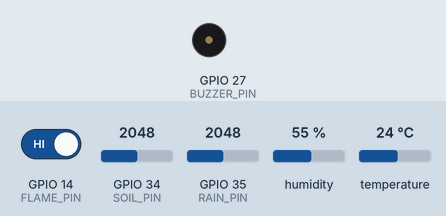
Simulated run of this sketch. Board: ESP32. Shown: buzzer (waves = sounding, pin HIGH). The inputs (shaded band) are chosen by the test bench; at power-on: GPIO 35 (RAIN_PIN) = 2048, GPIO 14 (FLAME_PIN) HIGH, GPIO 34 (SOIL_PIN) = 2048, humidity 55 %, temperature 24 °C. WiFi joins after 1.5 s; servers stay silent unless stated; uploads are accepted with an empty reply; what the sketch prints to the serial monitor is not drawn.

Above: at 3.7 s.
3.8 s: GPIO 35 (RAIN_PIN) set to 1533
7.2 s: GPIO 35 (RAIN_PIN) set to 1471
At 9.2 s:
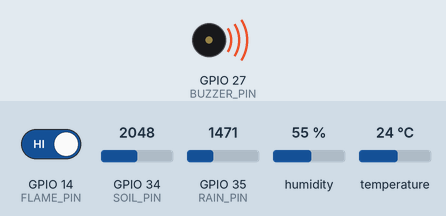
Timing chart, 0 to 10.7 s (numbered marks = the images above; inputs shaded):
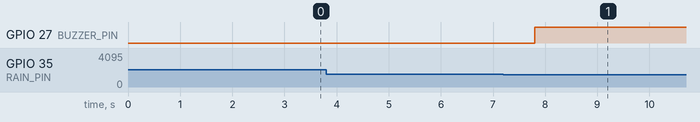

Measured:
- the behaviour switches between 1500 and 1499 on GPIO 35 (RAIN_PIN) (found by bisection; images 0 and 1)
- after the input at 3.8 s, every drawn part: stays the same
- after the input at 7.2 s, GPIO 27 (BUZZER_PIN): LOW → HIGH after 0.60 s

The sketch:

esp32_firmware.ino
```cpp
/*
  AI Environmental Monitoring Network (SIH26178) - ESP32 Firmware
  Connects physical sensors to the FastAPI Backend & React Dashboard.

  Sensors:
  - DHT11 (Temperature & Humidity) -> Pin 4
  - Soil Moisture Sensor -> Pin 34
  - Rain Sensor -> Pin 35
  - Flame Sensor -> Pin 14
  - Buzzer -> Pin 27
*/

#include <WiFi.h>
#include <HTTPClient.h>
#include <DHT.h>

// ================= USER CONFIGURATION =================
const char* WIFI_SSID     = "YOUR_WIFI_NAME";        // Replace with your Wi-Fi SSID
const char* WIFI_PASSWORD = "YOUR_WIFI_PASSWORD";    // Replace with your Wi-Fi Password

// Backend Server IP & Port (Use your computer's local IP on the same Wi-Fi, e.g. 192.168.1.5)
const char* BACKEND_URL   = "http://192.168.1.100:8000/api/sensor-data";

// Unique Node Identifier
const char* NODE_ID       = "ENV-001";

// Node GPS Base Coordinates (Stored per node)
const float NODE_LATITUDE  = 25.2138;
const float NODE_LONGITUDE = 75.8648;

// Telemetry interval (ms)
const unsigned long SEND_INTERVAL = 5000;
// =======================================================

// -------- PIN DEFINITIONS --------
#define DHT_PIN 4
#define DHT_TYPE DHT11

#define SOIL_PIN 34
#define RAIN_PIN 35
#define FLAME_PIN 14
#define BUZZER_PIN 27

DHT dht(DHT_PIN, DHT_TYPE);
unsigned long lastSendTime = 0;

void connectToWiFi() {
  Serial.println();
  Serial.print("Connecting to Wi-Fi: ");
  Serial.println(WIFI_SSID);

  WiFi.mode(WIFI_STA);
  WiFi.begin(WIFI_SSID, WIFI_PASSWORD);

  int attempts = 0;
  while (WiFi.status() != WL_CONNECTED && attempts < 30) {
    delay(500);
    Serial.print(".");
    attempts++;
  }

  if (WiFi.status() == WL_CONNECTED) {
    Serial.println("\n[Wi-Fi] Connected successfully!");
    Serial.print("[Wi-Fi] ESP32 IP Address: ");
    Serial.println(WiFi.localIP());
  } else {
    Serial.println("\n[Wi-Fi] Connection Failed! Will retry in background.");
  }
}

void setup() {
  Serial.begin(115200);
  delay(1000);

  Serial.println("\n================================================");
  Serial.println("  AI Environmental Monitoring Network (SIH26178)");
  Serial.println("  ESP32 Real-Time Sensor Node Firmware");
  Serial.println("================================================");

  dht.begin();

  pinMode(FLAME_PIN, INPUT);
  pinMode(BUZZER_PIN, OUTPUT);
  digitalWrite(BUZZER_PIN, LOW);

  connectToWiFi();
}

void sendTelemetryToBackend(float temp, float hum, int rain, int soil, int flame) {
  if (WiFi.status() != WL_CONNECTED) {
    Serial.println("[HTTP] Wi-Fi not connected. Attempting reconnect...");
    WiFi.reconnect();
    return;
  }

  HTTPClient http;
  http.begin(BACKEND_URL);
  http.addHeader("Content-Type", "application/json");

  // Invert/map rain: sensor usually gives 4095 (dry) to 0 (submerged in water)
  // We map analog 0-4095 to rain intensity value 0 - 1000
  float rainValueMapped = (float)map(constrain(4095 - rain, 0, 4095), 0, 4095, 0, 1000);

  // Derive an air quality / combustion smoke proxy from flame & soil metrics
  float aqiProxy = (flame == LOW) ? 420.0 : map(soil, 0, 4095, 50, 200);

  // Build the JSON payload matching the backend API contract
  String payload = "{";
  payload += "\"node_id\":\"" + String(NODE_ID) + "\",";
  payload += "\"temperature\":" + String(temp, 1) + ",";
  payload += "\"humidity\":" + String(hum, 1) + ",";
  payload += "\"pressure\":1013.25,";
  payload += "\"rain_value\":" + String(rainValueMapped, 1) + ",";
  payload += "\"air_quality\":" + String(aqiProxy, 1) + ",";
  payload += "\"latitude\":" + String(NODE_LATITUDE, 6) + ",";
  payload += "\"longitude\":" + String(NODE_LONGITUDE, 6) + ",";
  payload += "\"battery_percentage\":98.0";
  payload += "}";

  Serial.println("[HTTP] Sending Telemetry JSON -> " + payload);

  int httpResponseCode = http.POST(payload);

  if (httpResponseCode > 0) {
    String response = http.getString();
    Serial.printf("[HTTP] Status: %d | Response: %s\n", httpResponseCode, response.c_str());
  } else {
    Serial.printf("[HTTP] POST Failed! Error: %s\n", http.errorToString(httpResponseCode).c_str());
  }

  http.end();
}

void loop() {
  // -------- 1. READ SENSORS --------
  float temperature = dht.readTemperature();
  float humidity    = dht.readHumidity();
  int soilValue     = analogRead(SOIL_PIN);
  int rainValue     = analogRead(RAIN_PIN);
  int flameValue    = digitalRead(FLAME_PIN);

  // Check DHT validity (fallback to reasonable baseline if error)
  if (isnan(temperature) || isnan(humidity)) {
    Serial.println("⚠️ DHT11 Read Error! Check wiring.");
    temperature = 28.5;
    humidity = 55.0;
  }

  // -------- 2. LOCAL ALARM & BUZZER LOGIC --------
  bool alarm = false;

  // Flame detected (Active LOW on most IR flame sensors)
  if (flameValue == LOW) {
    alarm = true;
    Serial.println("🔥 FLAME DETECTED!");
  }

  // Soil very dry (Adjust threshold to calibrate)
  if (soilValue > 3000) {
    alarm = true;
  }

  // Heavy rain detected (Analog drops when wet)
  if (rainValue < 1500) {
    alarm = true;
  }

  // Extreme high temperature
  if (temperature > 45.0) {
    alarm = true;
  }

  // Control Buzzer
  if (alarm) {
    digitalWrite(BUZZER_PIN, HIGH);
    Serial.println("🚨 ALERT! LOCAL BUZZER ON");
  } else {
    digitalWrite(BUZZER_PIN, LOW);
  }

  // -------- 3. TRANSMIT TELEMETRY TO FASTAPI DASHBOARD --------
  unsigned long now = millis();
  if (now - lastSendTime >= SEND_INTERVAL) {
    lastSendTime = now;
    sendTelemetryToBackend(temperature, humidity, rainValue, soilValue, flameValue);
  }

  delay(1000);
}
```
